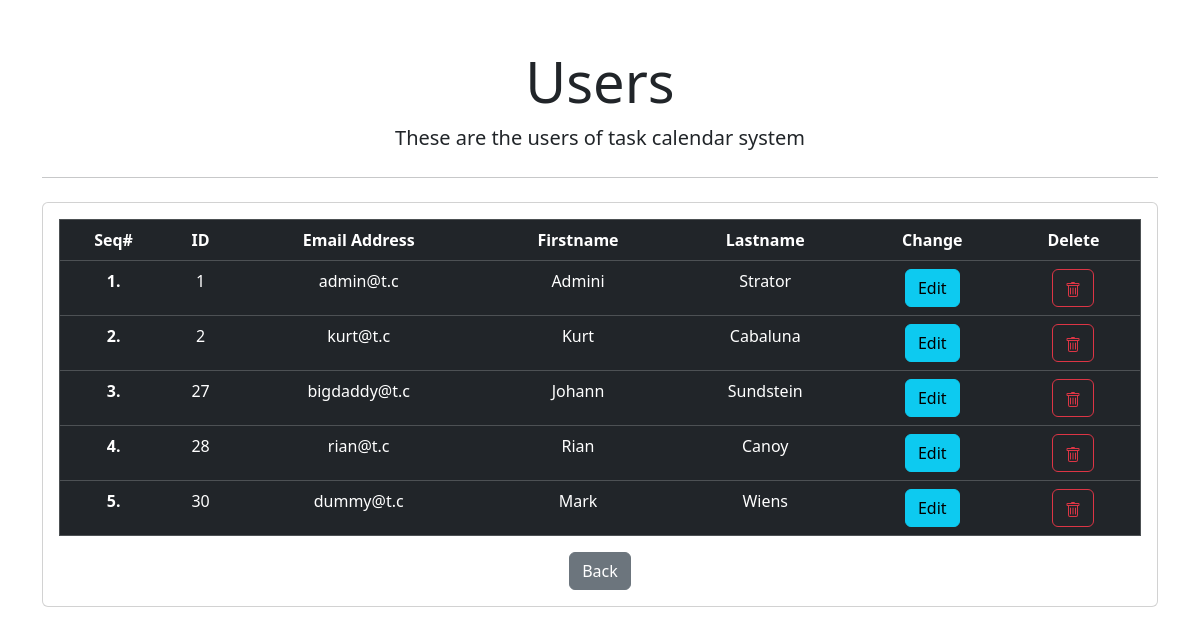
Screenshot of /listalluser.php (signed in) with the database file from the repository.
### tables this page shows
CREATE TABLE `user_info` (
  `user_idn` int(11) NOT NULL,
  `user_email` varchar(25) NOT NULL,
  `user_password` varchar(100) NOT NULL,
  `user_fname` varchar(25) NOT NULL,
  `user_lname` varchar(15) NOT NULL,
  `date_created` datetime NOT NULL DEFAULT current_timestamp()
);

### listalluser.php (the view, shortened to what this page needs)
<!DOCTYPE html>
<html lang="en">
<head>
    <link rel="stylesheet" href="css/bootstrap.css">
    <link href="https://cdn.jsdelivr.net/npm/bootstrap@5.3.2/dist/css/bootstrap.min.css" rel="stylesheet">
</head>
<body>
    <div class="container mt-5">
        <div class="jumbotron text-center">
            <h1 class="display-4">Users</h1>
            <p class="lead">These are the users of task calendar system</p>
            <hr class="my-4" />
            <div class="card">
                <div class="card-body">
                    <form action="listalluser.php" method="POST" name="UserDisplayForm">
                        <div class="form-group">
                            <?php
                            $conn = mysqli_connect("localhost", "root", "", "taskcalendar");
                            $query = "SELECT * FROM `user_info`";
                            $records = mysqli_query($conn, $query);
                            if (mysqli_num_rows($records) > 0) {
                                echo "<table border='1' class='table table-dark'>";
                                echo "		<thead>";
                                echo "			<tr>";
                                echo "				<th scope='col'>Seq#</th>";
                                echo "				<th scope='col'>ID</th>";
                                echo "				<th scope='col'>Email Address</th>";
                                echo "				<th scope='col'>Firstname</th>";
                                echo "				<th scope='col'>Lastname</th>";
                                echo "				<th scope='col'>Change</th>";
                                echo "				<th scope='col'>Delete</th>";
                                echo "			</tr>";
                                echo "		</thead>";
                                echo "		<tbody>";
                            }
                            $sequence = 1;
                            while ($rec = mysqli_fetch_array($records)) {
                                echo "<tr>";
                                echo "		<th scope='row'>$sequence.</th>";
                                echo "		<td>" . $rec["user_idn"] . "</td>";
                                echo "		<td>" . $rec["user_email"] . "</td>";
                                echo "		<td>" . $rec["user_fname"] . "</td>";
                                echo "		<td>" . $rec["user_lname"] . "</td>";
                                echo "		<td><a class='btn btn-info' href='edituser.php?record=" . $rec["user_idn"] . "'>Edit</a></td>";
                                echo "		<td><button type='submit' class='btn btn-outline-danger' name='BtnDeleteUser' value='" . $rec['user_idn'] . "' onclick='return confirm(\"Are you sure you want to delete this user?\")'><svg xmlns='http://www.w3.org/2000/svg' width='16' height='16' fill='currentColor' class='bi bi-trash' viewBox='0 0 16 16'>
                            <path d='M5.5 5.5A.5.5 0 0 1 6 6v6a.5.5 0 0 1-1 0V6a.5.5 0 0 1 .5-.5m2.5 0a.5.5 0 0 1 .5.5v6a.5.5 0 0 1-1 0V6a.5.5 0 0 1 .5-.5m3 .5a.5.5 0 0 0-1 0v6a.5.5 0 0 0 1 0z'></path>
                            <path d='M14.5 3a1 1 0 0 1-1 1H13v9a2 2 0 0 1-2 2H5a2 2 0 0 1-2-2V4h-.5a1 1 0 0 1-1-1V2a1 1 0 0 1 1-1H6a1 1 0 0 1 1-1h2a1 1 0 0 1 1 1h3.5a1 1 0 0 1 1 1zM4.118 4 4 4.059V13a1 1 0 0 0 1 1h6a1 1 0 0 0 1-1V4.059L11.882 4zM2.5 3h11V2h-11z'></path>
                          </svg></button></td>";
                                echo "</tr>";
                                $sequence = $sequence + 1;
                            }
                            echo "		</tbody>";
                            echo "</table>";
                            ?>
                            <a href="admin.php" class="btn btn-secondary">Back</a>
                        </div>
                    </form>
                </div>
            </div>
        </div>
    </div>
</body>
</html>

### rows the page displays
user_info: user_idn "1", user_email "admin@t.c", user_fname "Admini", user_lname "Strator"
user_info: user_idn "2", user_email "kurt@t.c", user_fname "Kurt", user_lname "Cabaluna"
user_info: user_idn "27", user_email "bigdaddy@t.c", user_fname "Johann", user_lname "Sundstein"
user_info: user_idn "28", user_email "rian@t.c", user_fname "Rian", user_lname "Canoy"
user_info: user_idn "30", user_email "dummy@t.c", user_fname "Mark", user_lname "Wiens"
